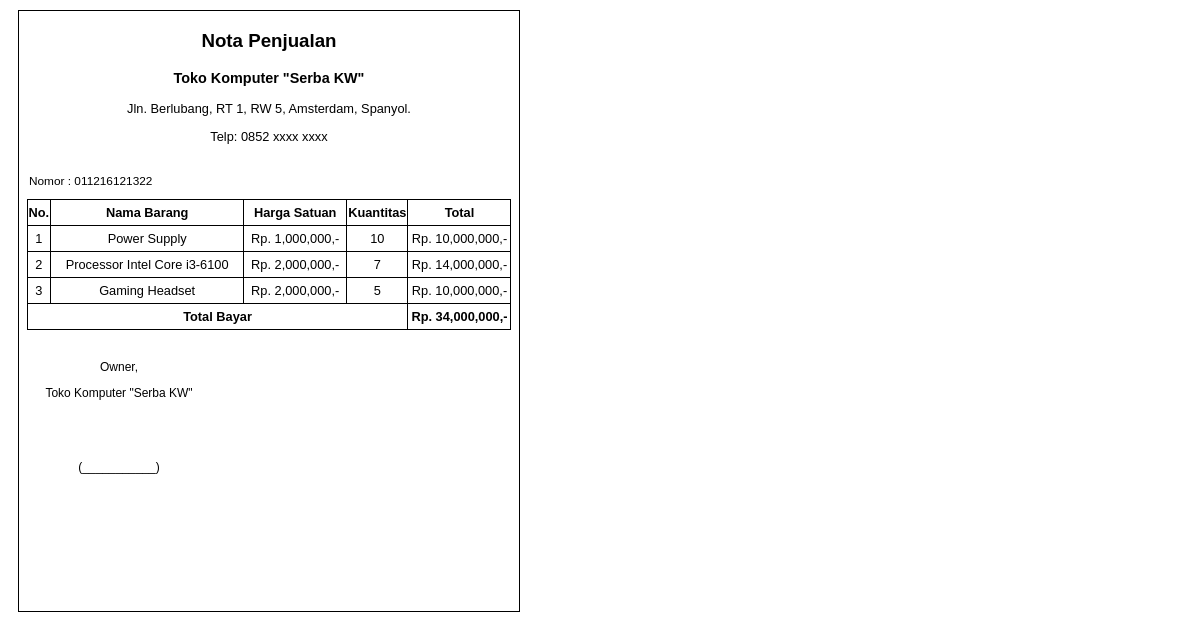
/detail.php?nomor=011216121322, run on the app's committed database.
### tables this page shows
CREATE TABLE IF NOT EXISTS `tb_transaksi` (
  `nomor` varchar(12) NOT NULL,
  `pembeli` varchar(50) NOT NULL,
  `bayar` int(11) NOT NULL,
  `tanggal` date NOT NULL,
  `periode` varchar(4) NOT NULL,
  PRIMARY KEY (`nomor`)
);

CREATE TABLE IF NOT EXISTS `tb_barang` (
  `kode_barang` varchar(5) NOT NULL,
  `nama_barang` varchar(50) NOT NULL,
  `harga_satuan` int(11) NOT NULL,
  `harga_beli` int(11) NOT NULL,
  `stok` int(11) NOT NULL,
  PRIMARY KEY (`kode_barang`)
);

CREATE TABLE IF NOT EXISTS `tb_detail_transaksi` (
  `nomor` varchar(12) NOT NULL,
  `kode_barang` varchar(5) NOT NULL,
  `harga` int(11) NOT NULL,
  `kuantitas` int(11) NOT NULL,
  PRIMARY KEY (`nomor`,`kode_barang`)
);

### detail.php (the view, shortened to what this page needs)
<?php
require_once 'php/connect.php';
$nomor = $_GET['nomor'];
$query = "SELECT * FROM tb_transaksi INNER JOIN tb_detail_transaksi INNER JOIN tb_barang ON tb_transaksi.nomor=tb_detail_transaksi.nomor AND tb_detail_transaksi.kode_barang=tb_barang.kode_barang WHERE tb_detail_transaksi.nomor='$nomor'";
?>
<html>
    <head>
    </head>
    <body>
        <div style="font-family: arial, sans-serif; margin: 10px; border: 1px solid black; height: 600px; width: 500px">
            <div id="judul">
                <h3 style="text-align: center">Nota Penjualan</h3>
                <p style="font-weight: bold; font-size: 90%; text-align: center">Toko Komputer "Serba KW"</p>
                <p style="font-size: 80%; text-align: center">Jln. Berlubang, RT 1, RW 5, Amsterdam, Spanyol.</p>
                <p style="font-size: 80%; text-align: center">Telp: 0852 xxxx xxxx</p>
                <p style="margin-top: 30px; margin-left: 10px; font-size: 74%">Nomor : <?php echo $nomor ?></p>
                <table>
                    <tr>
                        <th style="width: 10px">No.</th>
                        <th style="width: 190px">Nama Barang</th>
                        <th style="width: 100px">Harga Satuan</th>
                        <th style="width: 50px">Kuantitas</th>
                        <th style="width: 100px">Total</th>
                    </tr>
                    <?php
                    $result = $mysqli->query($query);
                    if($result->num_rows != 0) {
                        $no = 1;
                        while ($row=$result->fetch_assoc()) {
                            $total = $row['harga'] * $row['kuantitas'];
                            $bayar = $row['bayar'];
                            echo "<tr>"
                            . "<td>".$no."</td>"
                                    . "<td>".$row['nama_barang']."</td>"
                                    . "<td>Rp. ".number_format($row['harga']).",-</td>"
                                    . "<td>".$row['kuantitas']."</td>"
                                    . "<td>Rp. ".number_format($total).",-</td></tr>";
                            $no++;
                        }
                        echo "<tr><th colspan='4'>Total Bayar</th><th>Rp. ".number_format($bayar).",-</th></tr>";
                    }
                    ?>
                </table>
                <div style="font-size: 75%; width: 200px; text-align: center;">
                    <p style="margin-top: 30px">Owner,</p>
                    <p>Toko Komputer "Serba KW"</p>
                    <p style="margin-top: 60px">(___________)</p>
                </div>
            </div>
        </div>
    </body>
</html>

### detail.php (style rules this page uses)
table { border-collapse: collapse; font-size: 80%; margin: 0 auto; text-align: center; }
table, th, td { border: 1px solid black; padding: 5px 1px; }

### data on the page
tb_transaksi: tb_barang.nama_barang "Power Supply", tb_detail_transaksi.harga "1,000,000", tb_detail_transaksi.kuantitas "10", tb_detail_transaksi.harga+kuantitas "10,000,000", tb_barang.nama_barang "Processor Intel Core i3-6100", tb_detail_transaksi.harga "2,000,000", tb_detail_transaksi.kuantitas "7", tb_detail_transaksi.harga+kuantitas "14,000,000", tb_barang.nama_barang "Gaming Headset", tb_detail_transaksi.kuantitas "5", bayar "34,000,000"

### other printed values
$nomor "011216121322"
